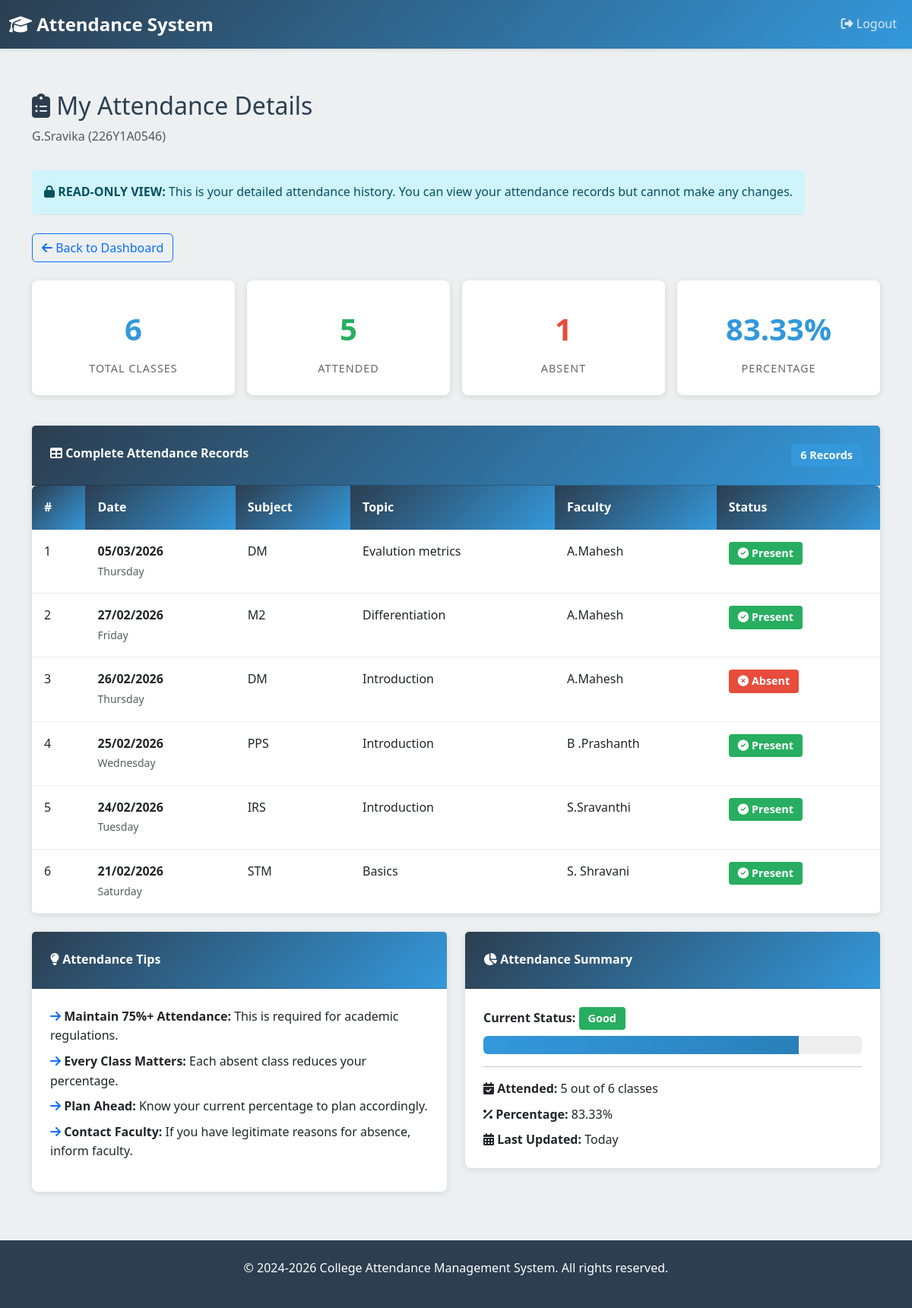
Page /student/attendance/details/ (signed in) on the committed database.
### attendance/models.py (models this page shows, shortened)
class Student(models.Model):
    user = models.OneToOneField(User, on_delete=models.CASCADE, related_name='student_profile')
    hall_ticket_id = models.CharField(max_length=20, unique=True, db_index=True)
    name = models.CharField(max_length=100)
    branch = models.CharField(max_length=10, choices=BRANCH_CHOICES)
    year = models.IntegerField(choices=YEAR_CHOICES)
    created_at = models.DateTimeField(auto_now_add=True)
    updated_at = models.DateTimeField(auto_now=True)
    class Meta:
        ordering = ['hall_ticket_id']
        verbose_name = 'Student'
        verbose_name_plural = 'Students'

class Attendance(models.Model):
    student = models.ForeignKey(Student, on_delete=models.CASCADE, related_name='attendances')
    schedule = models.ForeignKey(Schedule, on_delete=models.CASCADE, related_name='attendances')
    status = models.CharField(max_length=1, choices=ATTENDANCE_STATUS_CHOICES, default='A')
    marked_at = models.DateTimeField(auto_now_add=True)
    updated_at = models.DateTimeField(auto_now=True)
    class Meta:
        unique_together = ('student', 'schedule')  # One attendance record per student per class
        ordering = ['-marked_at']
        verbose_name = 'Attendance'
        verbose_name_plural = 'Attendance Records'
        indexes = [
            models.Index(fields=['student', 'schedule']),
            models.Index(fields=['student', '-marked_at']),
        ]

class Schedule(models.Model):
    faculty = models.ForeignKey(Faculty, on_delete=models.CASCADE, related_name='schedules')
    date = models.DateField(db_index=True)
    subject = models.CharField(max_length=100)
    topic = models.CharField(max_length=200)
    created_at = models.DateTimeField(auto_now_add=True)
    class Meta:
        ordering = ['-date']
        unique_together = ('faculty', 'date')  # No duplicate classes for same faculty on same day
        verbose_name = 'Schedule'
        verbose_name_plural = 'Schedules'

class Faculty(models.Model):
    user = models.OneToOneField(User, on_delete=models.CASCADE, related_name='faculty_profile')
    name = models.CharField(max_length=100)
    subject = models.CharField(max_length=100)
    branch = models.CharField(max_length=10, choices=BRANCH_CHOICES)
    year = models.IntegerField(choices=YEAR_CHOICES)
    created_at = models.DateTimeField(auto_now_add=True)
    updated_at = models.DateTimeField(auto_now=True)
    class Meta:
        ordering = ['name']
        verbose_name = 'Faculty'
        verbose_name_plural = 'Faculty'

### attendance/views.py (the view)
# urls.py: path('student/attendance/details/', views.student_attendance_details, name='student_attendance_details'),
@student_required
def student_attendance_details(request):
    student = request.user.student_profile
    attendance_records = Attendance.objects.filter(
        student=student
    ).select_related('schedule', 'schedule__faculty').order_by('-schedule__date')
    total_classes = attendance_records.count()
    attended_classes = attendance_records.filter(status='P').count()
    absent_classes = total_classes - attended_classes
    if total_classes > 0:
        attendance_percentage = round((attended_classes / total_classes) * 100, 2)
    else:
        attendance_percentage = 0
    context = {
        'student': student,
        'attendance_records': attendance_records,
        'total_classes': total_classes,
        'attended_classes': attended_classes,
        'absent_classes': absent_classes,
        'attendance_percentage': attendance_percentage,
    }
    return render(request, 'student_attendance_details.html', context)

### attendance/views.py (called while the page is built)
def student_required(view_func):
    @wraps(view_func)
    def wrapper(request, *args, **kwargs):
        if not request.user.is_authenticated:
            messages.error(request, 'Please login first.')
            return redirect('home')
        if not hasattr(request.user, 'student_profile'):
            messages.error(request, 'This page is for students only.')
            return redirect('home')
        return view_func(request, *args, **kwargs)
    return wrapper

### templates/student_attendance_details.html (shortened to what this page needs)
{% extends 'base.html' %}
{% block content %}
<div class="container mt-4">
    <div class="row mb-4">
        <div class="col">
            <h2 style="color: #2c3e50;">
                <i class="fas fa-clipboard-list"></i> My Attendance Details
            </h2>
            <p class="text-muted">{{ student.name }} ({{ student.hall_ticket_id }})</p>
        </div>
        <div class="col-auto">
    <div class="alert alert-info border-bottom mb-4" role="alert">
        <i class="fas fa-lock"></i> <strong>READ-ONLY VIEW:</strong> This is your detailed attendance history. You can view your attendance records but cannot make any changes.
    </div>
            <a href="{% url 'student_dashboard' %}" class="btn btn-outline-primary">
                <i class="fas fa-arrow-left"></i> Back to Dashboard
            </a>
        </div>
    </div>
    <div class="row g-3 mb-4">
        <div class="col-md-3">
            <div class="stat-box">
                <div class="stat-value">{{ total_classes }}</div>
                <div class="stat-label">Total Classes</div>
            </div>
        </div>
        <div class="col-md-3">
            <div class="stat-box">
                <div class="stat-value" style="color: #27ae60;">{{ attended_classes }}</div>
                <div class="stat-label">Attended</div>
            </div>
        </div>
        <div class="col-md-3">
            <div class="stat-box">
                <div class="stat-value" style="color: #e74c3c;">
                    {{ absent_classes }}
                </div>
                <div class="stat-label">Absent</div>
            </div>
        </div>
        <div class="col-md-3">
            <div class="stat-box">
                <div class="stat-value" style="color: #3498db;">{{ attendance_percentage }}%</div>
                <div class="stat-label">Percentage</div>
            </div>
        </div>
    </div>
    <div class="card">
        <div class="card-header">
            <i class="fas fa-table"></i> Complete Attendance Records
            <span class="badge badge-primary float-end">{{ total_classes }} Records</span>
        </div>
        {% if attendance_records %}
        <div class="table-responsive">
            <table class="table table-hover mb-0">
                <thead>
                    <tr>
                        <th>#</th>
                        <th>Date</th>
                        <th>Subject</th>
                        <th>Topic</th>
                        <th>Faculty</th>
                        <th>Status</th>
                    </tr>
                </thead>
                <tbody>
                    {% for attendance in attendance_records %}
                    <tr>
                        <td>{{ forloop.counter }}</td>
                        <td>
                            <strong>{{ attendance.schedule.date|date:"d/m/Y" }}</strong><br>
                            <small class="text-muted">{{ attendance.schedule.date|date:"l" }}</small>
                        </td>
                        <td>{{ attendance.schedule.subject }}</td>
                        <td>{{ attendance.schedule.topic }}</td>
                        <td>{{ attendance.schedule.faculty.name }}</td>
                        <td>
                            {% if attendance.status == 'P' %}
                            <span class="badge badge-success">
                                <i class="fas fa-check-circle"></i> Present
                            </span>
                            {% else %}
                            <span class="badge badge-danger">
                                <i class="fas fa-times-circle"></i> Absent
                            </span>
                            {% endif %}
                        </td>
                    </tr>
                    {% endfor %}
                </tbody>
            </table>
        </div>
        {% endif %}
    </div>
    <div class="row mt-4">
        <div class="col-md-6">
            <div class="card">
                <div class="card-header bg-info">
                    <i class="fas fa-lightbulb"></i> Attendance Tips
                </div>
                <div class="card-body">
                    <ul class="list-unstyled">
                        <li class="mb-2">
                            <i class="fas fa-arrow-right text-primary"></i>
                            <strong>Maintain 75%+ Attendance:</strong> This is required for academic regulations.
                        </li>
                        <li class="mb-2">
                            <i class="fas fa-arrow-right text-primary"></i>
                            <strong>Every Class Matters:</strong> Each absent class reduces your percentage.
                        </li>
                        <li class="mb-2">
                            <i class="fas fa-arrow-right text-primary"></i>
                            <strong>Plan Ahead:</strong> Know your current percentage to plan accordingly.
                        </li>
                        <li class="mb-0">
                            <i class="fas fa-arrow-right text-primary"></i>
                            <strong>Contact Faculty:</strong> If you have legitimate reasons for absence, inform faculty.
                        </li>
                    </ul>
                </div>
            </div>
        </div>
        <div class="col-md-6">
            <div class="card">
                <div class="card-header bg-success">
                    <i class="fas fa-chart-pie"></i> Attendance Summary
                </div>
                <div class="card-body">
                    <div class="mb-3">
                        <p class="mb-2">
                            <strong>Current Status:</strong>
                            {% if attendance_percentage >= 75 %}
                            <span class="badge badge-success">Good</span>
                            {% elif attendance_percentage >= 50 %}
                            <span class="badge badge-warning">At Risk</span>
                            {% else %}
                            <span class="badge badge-danger">Critical</span>
                            {% endif %}
                        </p>
                        <div class="progress">
                            <div class="progress-bar" role="progressbar"
                                 data-width="{{ attendance_percentage }}"
                                 aria-valuenow="{{ attendance_percentage }}"
                                 aria-valuemin="0"
                                 aria-valuemax="100">
                            </div>
                        </div>
                    </div>
                    <hr>
                    <p class="mb-2">
                        <i class="fas fa-calendar-check"></i>
                        <strong>Attended:</strong> {{ attended_classes }} out of {{ total_classes }} classes
                    </p>
                    <p class="mb-2">
                        <i class="fas fa-percentage"></i>
                        <strong>Percentage:</strong> {{ attendance_percentage }}%
                    </p>
                    <p class="mb-0">
                        <i class="fas fa-calendar-alt"></i>
                        <strong>Last Updated:</strong> Today
                    </p>
                </div>
            </div>
        </div>
    </div>
</div>
{% endblock %}

### templates/base.html (style rules this page uses)
:root { --primary-color: #2c3e50; --secondary-color: #3498db; --success-color: #27ae60; --danger-color: #e74c3c; --warning-color: #f39c12; }
* { margin: 0; padding: 0; box-sizing: border-box; }
body { font-family: 'Segoe UI', Tahoma, Geneva, Verdana, sans-serif; background-color: #ecf0f1; color: #333; line-height: 1.6; }
.card { border: none; box-shadow: 0 2px 8px rgba(0,0,0,0.1); border-radius: 8px; transition: transform 0.3s ease, box-shadow 0.3s ease; }
.card-header { background: linear-gradient(135deg, var(--primary-color), var(--secondary-color)); color: white; border-radius: 8px 8px 0 0; padding: 1.5rem; font-weight: 600; }
.card-body { padding: 1.5rem; }
.alert { border: none; border-radius: 6px; margin-top: 1rem; }
.badge { padding: 0.5rem 0.75rem; border-radius: 4px; font-size: 0.9rem; }
.badge-primary { background-color: var(--secondary-color); }
.badge-success { background-color: var(--success-color); }
.badge-danger { background-color: var(--danger-color); }
.table { background: white; border-radius: 6px; overflow: hidden; }
.table thead th { background: linear-gradient(135deg, var(--primary-color), var(--secondary-color)); color: white; border: none; padding: 1rem; font-weight: 600; }
.table tbody td { padding: 1rem; border-bottom: 1px solid #eee; }
.stat-box { background: white; border-radius: 8px; padding: 1.5rem; text-align: center; box-shadow: 0 2px 8px rgba(0,0,0,0.1); margin-bottom: 1rem; }
.stat-value { font-size: 2.5rem; font-weight: bold; color: var(--secondary-color); margin: 0.5rem 0; }
.stat-label { color: #666; font-size: 0.9rem; text-transform: uppercase; letter-spacing: 1px; }
.progress { height: 1.5rem; border-radius: 6px; background-color: #eee; }
.progress-bar { background: linear-gradient(90deg, var(--secondary-color), #2980b9); }

### templates/student_attendance_details.html (style rules this page uses)
.badge-primary { background-color: #3498db; color: white; }
.badge-success { background-color: #27ae60; color: white; }
.badge-danger { background-color: #e74c3c; color: white; }

### rows in the picture
Student: name "G.Sravika", hall_ticket_id "226Y1A0546"
Attendance: schedule "05/03/2026", schedule "Thursday", schedule.subject "DM", schedule.topic "Evalution metrics", schedule.faculty.name "A.Mahesh", status "P" (drawn)
Attendance: schedule "27/02/2026", schedule "Friday", schedule.subject "M2", schedule.topic "Differentiation", schedule.faculty.name "A.Mahesh", status "P" (drawn)
Attendance: schedule "26/02/2026", schedule "Thursday", schedule.subject "DM", schedule.topic "Introduction", schedule.faculty.name "A.Mahesh", status "A" (drawn)
Attendance: schedule "25/02/2026", schedule "Wednesday", schedule.subject "PPS", schedule.topic "Introduction", schedule.faculty.name "B .Prashanth", status "P" (drawn)
Attendance: schedule "24/02/2026", schedule "Tuesday", schedule.subject "IRS", schedule.topic "Introduction", schedule.faculty.name "S.Sravanthi", status "P" (drawn)
Attendance: schedule "21/02/2026", schedule "Saturday", schedule.subject "STM", schedule.topic "Basics", schedule.faculty.name "S. Shravani", status "P" (drawn)

### other values in the picture
{{ total_classes }} "6"
{{ attended_classes }} "5"
{{ absent_classes }} "1"
{{ attendance_percentage }} "83.33"
